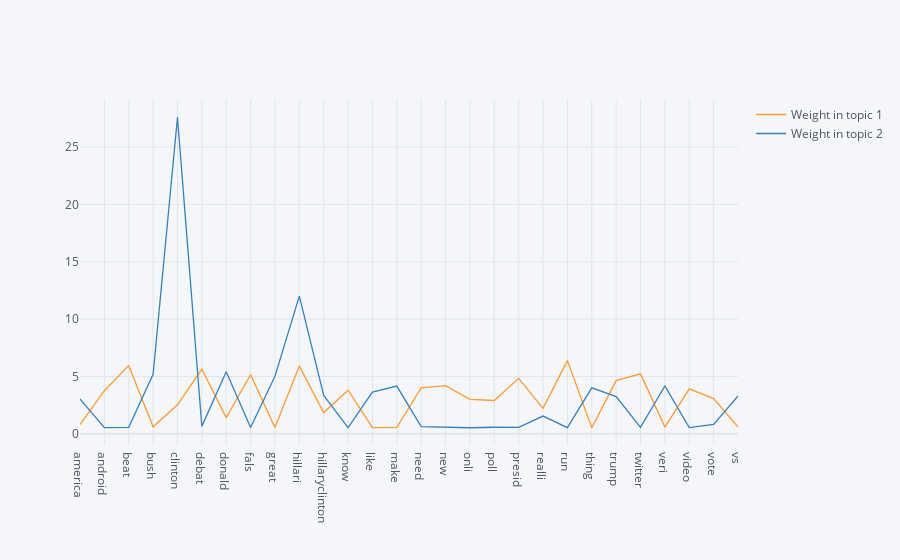

The notebook cell this image was saved under:
### Code cell
df.set_index('Words').iplot()

### Figure 1 — Plotly figure (JSON) as saved in the notebook; plotly's stock layout.template omitted (floating-point values rounded to 4 significant figures)
{"data": [{"line": {"color": "rgba(255, 153, 51, 1.0)", "dash": "solid", "shape": "linear", "width": 1.3}, "mode": "lines", "name": "Weight in topic 1", "text": "", "type": "scatter", "x": ["america", "android", "beat", "bush", "clinton", "debat", "donald", "fals", "great", "hillari", "hillaryclinton", "know", "like", "make", "need", "new", "onli", "poll", "presid", "realli", "run", "thing", "trump", "twitter", "veri", "video", "vote", "vs"], "y": [0.8085, 3.76, 5.941, 0.6093, 2.527, 5.644, 1.413, 5.146, 0.5558, 5.904, 1.852, 3.801, 0.5437, 0.5644, 4.005, 4.195, 3.007, 2.903, 4.834, 2.222, 6.379, 0.5324, 4.634, 5.226, 0.588, 3.914, 3.071, 0.5842]}, {"line": {"color": "rgba(55, 128, 191, 1.0)", "dash": "solid", "shape": "linear", "width": 1.3}, "mode": "lines", "name": "Weight in topic 2", "text": "", "type": "scatter", "x": ["america", "android", "beat", "bush", "clinton", "debat", "donald", "fals", "great", "hillari", "hillaryclinton", "know", "like", "make", "need", "new", "onli", "poll", "presid", "realli", "run", "thing", "trump", "twitter", "veri", "video", "vote", "vs"], "y": [3.045, 0.5384, 0.5605, 5.182, 27.6, 0.6499, 5.407, 0.5513, 5.016, 12.0, 3.352, 0.5412, 3.634, 4.164, 0.6299, 0.5528, 0.5293, 0.5737, 0.5543, 1.547, 0.5362, 4.011, 3.241, 0.5584, 4.171, 0.5452, 0.8189, 3.308]}], "layout": {"legend": {"bgcolor": "#F5F6F9", "font": {"color": "#4D5663"}}, "paper_bgcolor": "#F5F6F9", "plot_bgcolor": "#F5F6F9", "title": {"font": {"color": "#4D5663"}}, "xaxis": {"gridcolor": "#E1E5ED", "showgrid": true, "tickfont": {"color": "#4D5663"}, "title": {"font": {"color": "#4D5663"}, "text": ""}, "zerolinecolor": "#E1E5ED"}, "yaxis": {"gridcolor": "#E1E5ED", "showgrid": true, "tickfont": {"color": "#4D5663"}, "title": {"font": {"color": "#4D5663"}, "text": ""}, "zerolinecolor": "#E1E5ED"}}}
